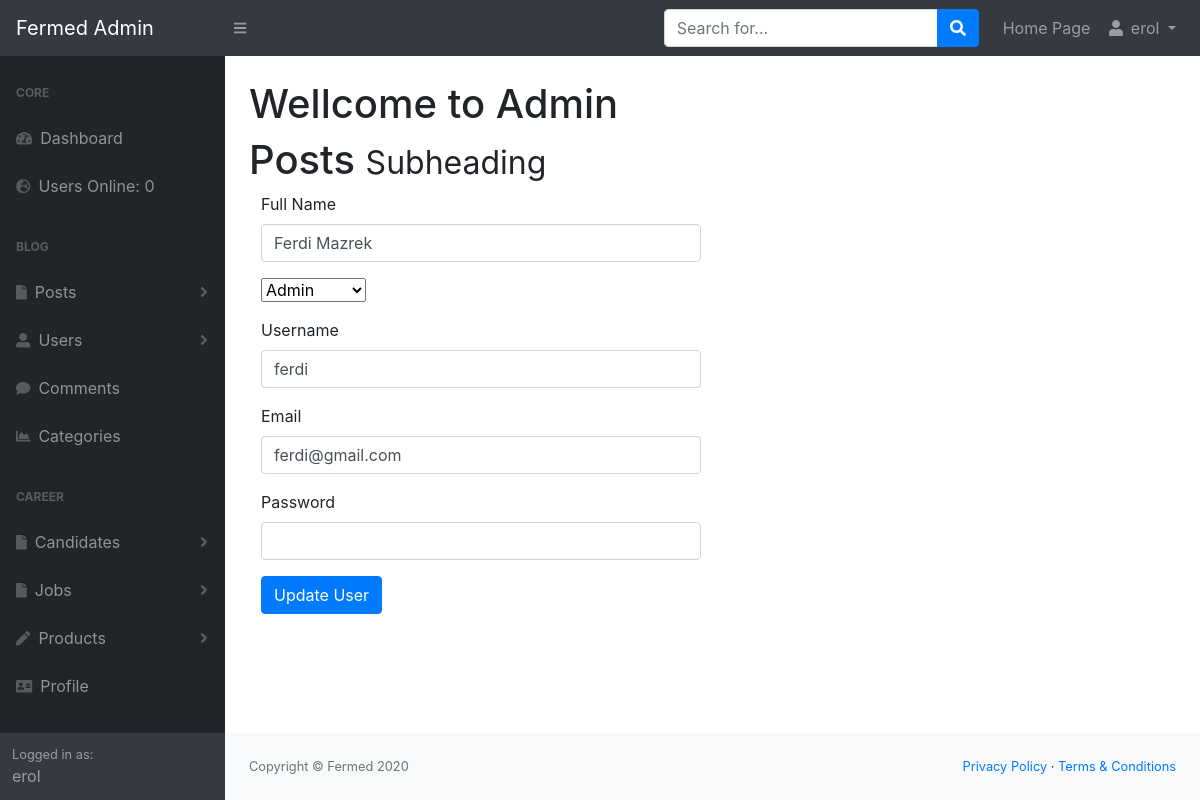
/admin/users.php?source=update_users&update_user=30 (signed in), run on the app's committed database.
### tables this page shows
CREATE TABLE `users` (
  `user_id` int(4) NOT NULL,
  `user_name` varchar(255) NOT NULL,
  `user_password` varchar(255) NOT NULL,
  `user_fullname` varchar(255) NOT NULL,
  `user_email` varchar(255) NOT NULL,
  `user_image` text NOT NULL,
  `user_role` varchar(255) NOT NULL,
  `user_token` text NOT NULL
);

### admin/includes/update_users.php (the view, shortened to what this page needs)
<?php
if(isset($_GET['update_user'])){
    $user_id=$_GET['update_user'];
    $query = "SELECT * FROM users WHERE user_id=$user_id";
    $select_user=mysqli_query($connection,$query);
    $row=mysqli_fetch_assoc($select_user);
    $user_fullname=$row['user_fullname'];
    $user_role=$row['user_role'];
    $user_name=$row['user_name'];
    $user_email=$row['user_email'];
}
?>
<div class="col-sm-6">
    <form action="" method="post" enctype="multipart/form-data">
        <div class="form-group">
            <label for="fullname">Full Name</label>
            <input type="text" class="form-control" name="user_fullname" id="fullname" value="<?php echo $user_fullname; ?>">
        </div>
        <div class="form-group">
            <select name="user_role" id="">
              <option value="<?php echo $user_role;?>"><?php echo $user_role;?></option>
            </select>
        </div>
        <div class="form-group">
            <label for="username">Username</label>
            <input type="text" class="form-control" name="user_name" id="username" value="<?php echo $user_name; ?>">
        </div>
        <div class="form-group">
            <label for="email">Email</label>
            <input type="text" class="form-control" name="user_email" id="email" value="<?php echo $user_email; ?>">
        </div>
        <div class="form-group">
            <label for="password" class="label" >Password</label>
            <input type="password" class="form-control"  name="user_password" id="password" value="">
        </div>
        <div class="form-group">
            <input type="submit" class="btn btn-primary" name="update_user" value="Update User">
        </div>
    </form>
</div>

### data on the page
users: user_fullname "Ferdi Mazrek", user_role "Admin", user_name "ferdi", user_email "ferdi@gmail.com"

### other printed values
$_SESSION['user_name'] "erol"
users_online() "0"
